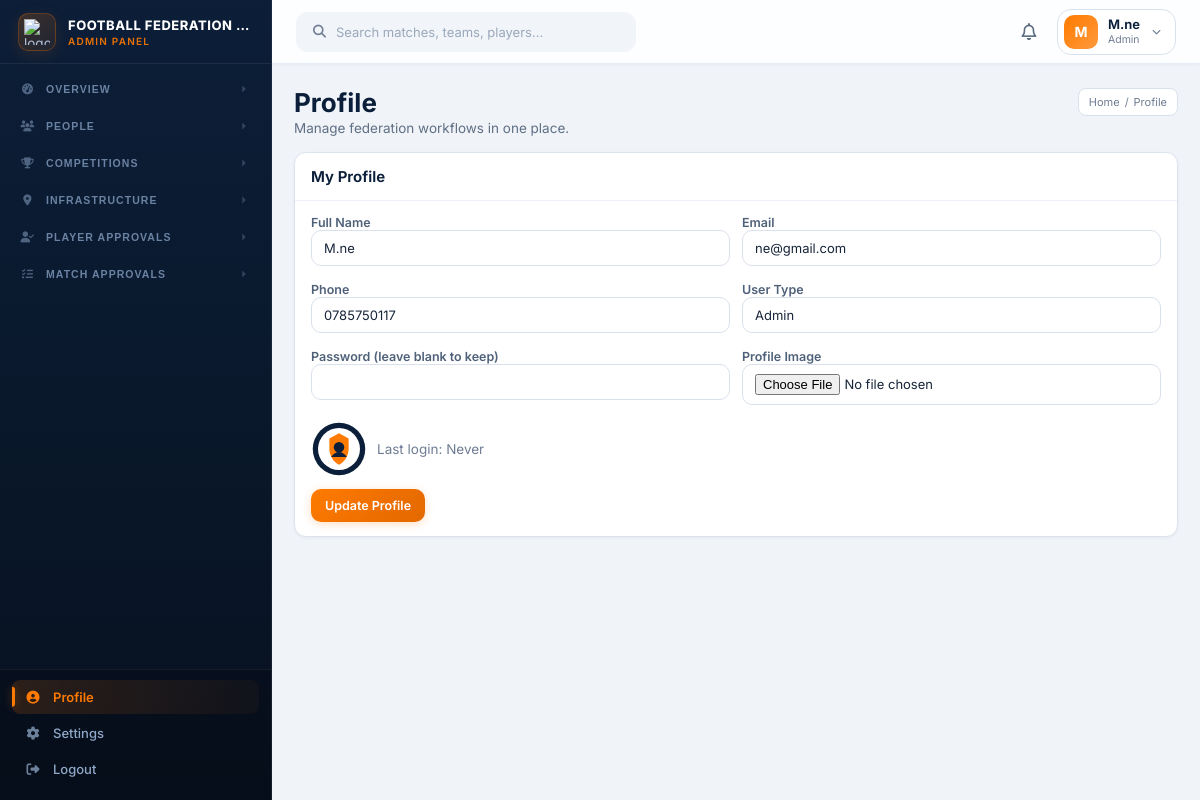
The page /federation/index.php?page=profile (signed in) on the database its author committed.
### tables this page shows
CREATE TABLE `users` (
  `id` bigint(20) UNSIGNED NOT NULL,
  `username` varchar(60) NOT NULL,
  `email` varchar(120) NOT NULL,
  `password_hash` varchar(255) NOT NULL,
  `full_name` varchar(120) NOT NULL,
  `profile_photo` varchar(255) DEFAULT NULL,
  `phone` varchar(30) DEFAULT NULL,
  `user_type` enum('federation','club','admin') NOT NULL,
  `entity_id` bigint(20) UNSIGNED DEFAULT NULL,
  `is_active` tinyint(1) NOT NULL DEFAULT 1,
  `last_login_at` timestamp NULL DEFAULT NULL,
  `email_verified_at` timestamp NULL DEFAULT NULL,
  `created_at` timestamp NOT NULL DEFAULT current_timestamp(),
  `updated_at` timestamp NOT NULL DEFAULT current_timestamp() ON UPDATE current_timestamp()
);

### federation/pages/profile.php (called while the page is built)
<?php
include __DIR__ . '/../../pages/profile.php';

### includes/functions.php (called while the page is built, shortened)
<?php
require_once __DIR__ . '/../db.php';
function e($value)
{
    return htmlspecialchars((string) $value, ENT_QUOTES, 'UTF-8');
}
function app_base()
{
    return defined('APP_BASE') ? APP_BASE : '';
}
function app_url($path)
{
    $path = (string) $path;
    return app_base() . ltrim($path, '/');
}
function current_user()
{
    return $_SESSION['user'] ?? null;
}

### db.php (called while the page is built, shortened)
<?php
$dbHost = '127.0.0.1';
$dbUser = 'root';
$dbPass = '';
$dbName = ' football_management';
$conn = mysqli_connect($dbHost, $dbUser, $dbPass, $dbName);
mysqli_set_charset($conn, 'utf8mb4');
function db_query($sql, $types = '', $params = [])
{
    global $conn;
    $stmt = mysqli_prepare($conn, $sql);
    if ($types !== '' && !empty($params)) {
        mysqli_stmt_bind_param($stmt, $types, ...$params);
    }
    if (!mysqli_stmt_execute($stmt)) {
        mysqli_stmt_close($stmt);
        return false;
    }
    return $stmt;
}
function db_fetch_all($sql, $types = '', $params = [])
{
    $stmt = db_query($sql, $types, $params);
    $result = mysqli_stmt_get_result($stmt);
    $rows = $result ? mysqli_fetch_all($result, MYSQLI_ASSOC) : [];
    return $rows;
}
function db_fetch_one($sql, $types = '', $params = [])
{
    $rows = db_fetch_all($sql, $types, $params);
    return $rows[0] ?? null;
}

### pages/profile.php (the view, shortened to what this page needs)
<?php
$user = current_user();
$fullUser = db_fetch_one('SELECT * FROM users WHERE id = ?', 'i', [(int) ($user['id'] ?? 0)]);
?>
<div class="card">
    <div class="card-head"><h3>My Profile</h3></div>
    <div class="card-body">
        <form method="post" enctype="multipart/form-data" class="form-grid">
            <label>Full Name
                <input type="text" name="full_name" required value="<?= e($fullUser['full_name']); ?>">
            </label>
            <label>Email
                <input type="email" name="email" required value="<?= e($fullUser['email']); ?>">
            </label>
            <label>Phone
                <input type="text" name="phone" value="<?= e($fullUser['phone'] ?? ''); ?>">
            </label>
            <label>User Type
                <input type="text" value="<?= e(ucfirst($fullUser['user_type'])); ?>" disabled>
            </label>
            <label>Password (leave blank to keep)
                <input type="password" name="password">
            </label>
            <label>Profile Image
                <input type="file" name="profile_photo" accept=".jpg,.jpeg,.png,.webp">
            </label>
            <div class="full inline-preview">
                <img src="<?= e(app_url($fullUser['profile_photo'] ?: 'assets/images/federation-logo.svg')); ?>" alt="profile" class="img-lg-round">
                <span class="muted">Last login: <?= e($fullUser['last_login_at'] ?: 'Never'); ?></span>
            </div>
            <div class="full">
                <button class="btn btn-primary" type="submit">Update Profile</button>
            </div>
        </form>
    </div>
</div>

### assets/css/style.css (style rules this page uses)
:root { --navy-900: #08162a; --navy-800: #0b1f3a; --navy-700: #133154; --orange-500: #ff7a00; --orange-600: #e26800; --orange-400: #ff9a3c; --white: #ffffff; --ink: #17253a; --muted: #6f7d93; --line: #d9e1ec; --surface: #f4f7fb; --soft: #edf2f8; --success: #0d9e6d; --danger: #e53935; --warning: #f5a623; --info: #3b82f6; --radius: 13px; --radius-sm: 9px; --shadow: 0 8px 24px rgba(8, 22, 42, 0.08); --shadow-lg: 0 20px 60px rgba(8, 22, 42, 0.15); --transition: 0.22s cubic-bezier(0.4, 0, 0.2, 1); --sidebar-w: 272px; --topbar-h: 64px; }
*, *::before, *::after { box-sizing: border-box; margin: 0; padding: 0; }
html, body { height: 100%; overflow: hidden; }
body { font-family: "Inter", "DM Sans", "Segoe UI", -apple-system, sans-serif; background: var(--surface); color: var(--ink); font-size: 13.5px; -webkit-font-smoothing: antialiased; -moz-osx-font-smoothing: grayscale; }
h1, h2, h3, h4, h5, p { margin: 0; }
.muted { color: var(--muted); }
.card { background: var(--white); border: 1px solid #dde3ed; border-radius: 12px; box-shadow: 0 1px 3px rgba(28, 40, 58, 0.06); overflow: hidden; transition: box-shadow var(--transition); }
.card-head { padding: 14px 16px; border-bottom: 1px solid #edf1f7; display: flex; align-items: center; justify-content: space-between; gap: 10px; }
.card-head h3 { font-size: 15px; color: var(--navy-800); font-weight: 650; }
.card-body { padding: 14px 16px; }
label { display: block; font-size: 12.5px; font-weight: 600; color: #4f6179; margin-bottom: 4px; }
input, select, textarea { width: 100%; border: 1px solid var(--line); border-radius: 10px; background: var(--white); padding: 9px 12px; font-size: 13px; color: var(--ink); outline: 0; transition: all 0.25s ease; font-family: inherit; }
.form-grid { display: grid; grid-template-columns: repeat(2, minmax(0, 1fr)); gap: 12px; }
.form-grid .full { grid-column: 1 / -1; }
.btn { border: 0; border-radius: 10px; padding: 9px 14px; font-size: 12.5px; font-weight: 600; cursor: pointer; transition: all var(--transition); display: inline-flex; align-items: center; gap: 6px; font-family: inherit; }
.btn-primary { background: linear-gradient(135deg, var(--orange-500), var(--orange-600)); color: #fff; box-shadow: 0 2px 8px rgba(255, 122, 0, 0.25); }
.img-lg-round { width: 56px; height: 56px; border-radius: 50%; object-fit: cover; }
.inline-preview { display: flex; align-items: center; gap: 10px; }
.stat-card, .card { animation: fadeUp 0.4s ease both; }

### rows shown on the page
users: full_name "M.ne", email "ne@gmail.com", phone "0785750117", user_type "Admin", last_login_at "Never"

### other values the page prints
$settings['system_name'] "FOOTBALL FEDERATION…"
$group['title'] "OVERVIEW"
$group['title'] "PEOPLE"
$group['title'] "COMPETITIONS"
$group['title'] "INFRASTRUCTURE"
$group['title'] "PLAYER APPROVALS"
$group['title'] "MATCH APPROVALS"
$profileInitials "M"
$currentUser['full_name'] "M.ne"
$currentUser['user_type'] "Admin"
page_title($page) "Profile"
